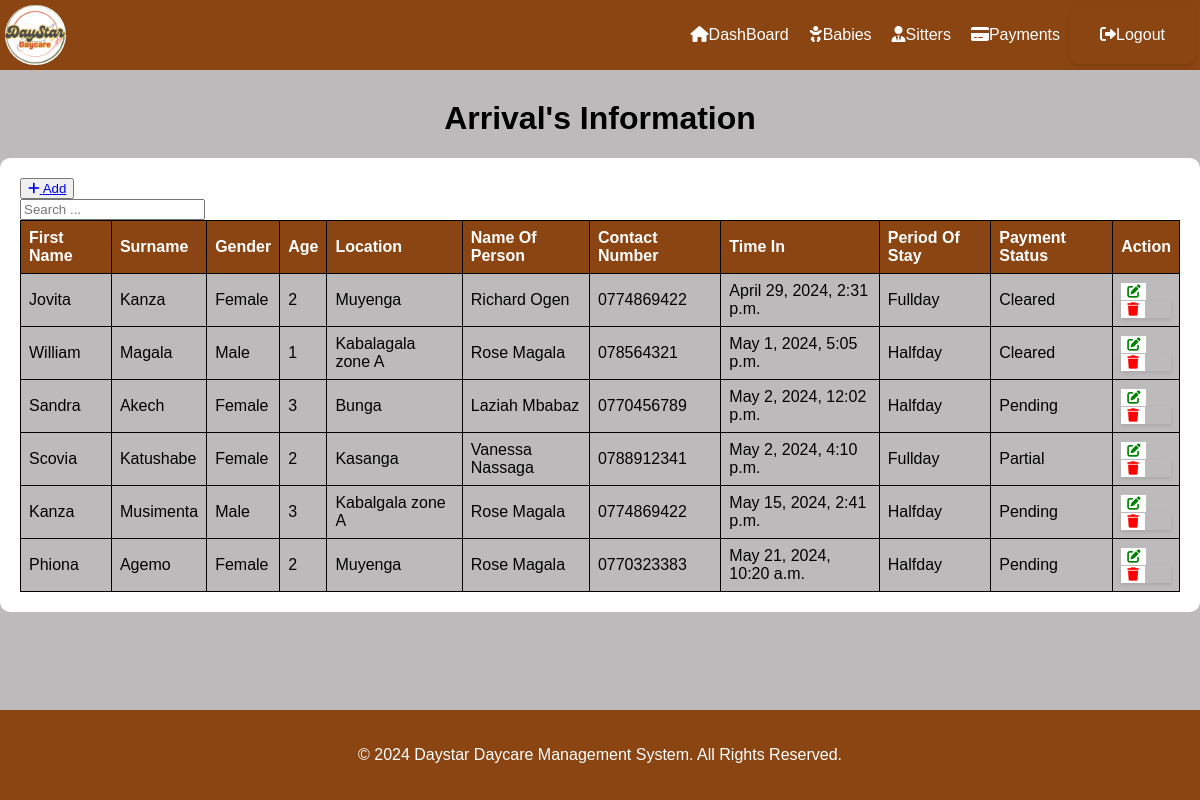
The page /arrival_list/ on the database its author committed.
### ddms_app/models.py (models this page shows, shortened)
class Arrival(models.Model):
    GENDER = (
        ('Male', 'Male'),
        ('Female', 'Female'),
    )
    PERIOD = (
        ('Halfday', 'Halfday'),
        ('Fullday', 'Fullday'),
    )
    STATUS = (
        ('Pending', 'Pending'),
        ('Cleared', 'Cleared'),
        ('Partial', 'Partial'),
    )
    first_name = models.CharField(max_length=50, blank=True,null=True)
    last_name = models.CharField(max_length=50, blank=True, null=True)
    gender = models.CharField(max_length=10, blank=True,null=True, choices=GENDER)
    age = models.IntegerField(null=True, blank=True)
    location = models.CharField(max_length=30, null=True, blank=True)
    name_person = models.CharField(max_length=50, blank=True, null=True)
    person_contact = models.CharField(max_length=50, blank=True, null=True)
    time_in = models.DateTimeField(auto_now_add = True, blank=True, null=True)
    period_of_stay = models.CharField(max_length=20, blank=True, null=True, choices=PERIOD)
    payment_status = models.CharField(max_length=20, blank=True, null=True, choices=STATUS )

### ddms_app/views.py (the view)
# urls.py: path('arrival_list/', views.arrival_list, name='arrival_list'),
def arrival_list(request):
    records = Arrival.objects.all()
    return render(request, 'arrival_list.html', {'records': records})

### ddms_app/templates/arrival_list.html (shortened to what this page needs)
{% extends  'base.html' %}
{% block content%}
    <h1>Arrival's Information</h1>
    <div class="mt-4 p-5 bg-secondary text-white rounded">
        <table class="table table-striped table-bordered">
            <div class="mb-3">
                <button><a href="{% url 'add_arrival' %}" class="btn btn-success">
                    <i class="fas fa-plus"></i> Add
                </a></button>
                <form class="button" style="  box-shadow: 0px; padding: 0px; border-radius: 0px; margin: 0px; max-width: 200px;" method="GET" action="{% url 'arrivals_list' %}">
                    <input type="text" name="search" class="form-control" placeholder="Search ...">
                </form>
            </div>
            <thead>
                <tr>
                    <th>First Name</th>
                    <th>Surname</th>
                    <th>Gender</th>
                    <th>Age</th>
                    <th>Location</th>
                    <th>Name Of Person</th>
                    <th>Contact Number</th>
                    <th>Time In</th>
                    <th>Period Of Stay</th>
                    <th>Payment Status</th>
                    <th>Action</th>
                </tr>
            </thead>
            <tbody>
                {% for arrival in records %}
                <tr>
                    <td>{{ arrival.first_name }}</td>
                    <td>{{ arrival.last_name }}</td>
                    <td>{{ arrival.gender }}</td>
                    <td>{{ arrival.age }}</td>
                    <td>{{ arrival.location }}</td>
                    <td>{{ arrival.name_person }}</td>
                    <td>{{ arrival.person_contact }}</td>
                    <td>{{ arrival.time_in }}</td>
                    <td>{{ arrival.period_of_stay }}</td>
                    <td>{{ arrival.payment_status }}</td>
                <td>
                    <button type="submit"><a href="{% url 'edit_arrival' arrival.id %}" class="btn btn-danger"><i class="fas fa-edit"></i></a></button>
                            <form style="  box-shadow: 0px;padding: 0px; border-radius: 0px; margin: 0px;"  action="{% url 'delete_arrival' arrival.id %}" method="post" onsubmit="return confirm('Are you sure you want to delete this record?');">
                                <button   class="btn btn-danger"><i class="fas fa-trash"></i></button>
                            </form>
                        </td>
                    </tr>
                {% endfor %}
            </tbody>
        </table>
    </div>
    {% endblock %}

### ddms_app/templates/base.html (style rules this page uses)
body { font-family: Arial, sans-serif; background-color: rgb(188, 186, 186); margin: 0; padding: 0; color:white; }
h1 { text-align: center; margin-top: 30px; color:#000000; }
form { max-width: 500px; margin: 0 auto; padding: 20px; border-radius: 8px; box-shadow: 0 2px 4px rgba(0, 0, 0, 0.1); }
.mt-4 { margin-top: 20px; }
.p-5 { padding: 20px; }
.bg-secondary { background-color: white; border-radius: 10px; }
.text-white { color: #fff; }
table { width: 100%; border-collapse: collapse; border-spacing: 0; }
th, td { border: 1px solid #000000; padding: 8px; text-align: left; }
th { background-color: #8B4513; color: white; border: 1px solid black; }
td { background-color: rgb(188, 186, 186); color:#000000 }
td button { background-color: white ; color: red; border: none; cursor: pointer; }
td button a { color:green; text-decoration: none; background-color: white; }

### rows shown on the page
Arrival: first_name "Jovita", last_name "Kanza", gender "Female", age "2", location "Muyenga", name_person "Richard Ogen", person_contact "0774869422", time_in "April 29, 2024, 2:31 p.m.", period_of_stay "Fullday", payment_status "Cleared"
Arrival: first_name "William", last_name "Magala", gender "Male", age "1", location "Kabalagala zone A", name_person "Rose Magala", person_contact "078564321", time_in "May 1, 2024, 5:05 p.m.", period_of_stay "Halfday", payment_status "Cleared"
Arrival: first_name "Sandra", last_name "Akech", gender "Female", age "3", location "Bunga", name_person "Laziah Mbabaz", person_contact "0770456789", time_in "May 2, 2024, 12:02 p.m.", period_of_stay "Halfday", payment_status "Pending"
Arrival: first_name "Scovia", last_name "Katushabe", gender "Female", age "2", location "Kasanga", name_person "Vanessa Nassaga", person_contact "0788912341", time_in "May 2, 2024, 4:10 p.m.", period_of_stay "Fullday", payment_status "Partial"
Arrival: first_name "Kanza", last_name "Musimenta", gender "Male", age "3", location "Kabalgala zone A", name_person "Rose Magala", person_contact "0774869422", time_in "May 15, 2024, 2:41 p.m.", period_of_stay "Halfday", payment_status "Pending"
Arrival: first_name "Phiona", last_name "Agemo", gender "Female", age "2", location "Muyenga", name_person "Rose Magala", person_contact "0770323383", time_in "May 21, 2024, 10:20 a.m.", period_of_stay "Halfday", payment_status "Pending"
